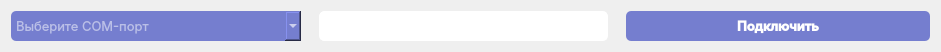
   <widget class="QWidget" name="layoutWidget">
    <property name="geometry">
     <rect>
      <x>30</x>
      <y>20</y>
      <width>941</width>
      <height>32</height>
     </rect>
    </property>
    <layout class="QHBoxLayout" name="horizontalLayout_11">
     <property name="spacing">
      <number>18</number>
     </property>
     <property name="sizeConstraint">
      <enum>QLayout::SetDefaultConstraint</enum>
     </property>
     <item>
      <widget class="QComboBox" name="comports">
       <property name="sizePolicy">
        <sizepolicy hsizetype="Minimum" vsizetype="Fixed">
         <horstretch>0</horstretch>
         <verstretch>0</verstretch>
        </sizepolicy>
       </property>
       <property name="minimumSize">
        <size>
         <width>0</width>
         <height>30</height>
        </size>
       </property>
       <property name="font">
        <font>
         <family>Inter</family>
         <pointsize>10</pointsize>
         <bold>false</bold>
        </font>
       </property>
       <property name="cursor">
        <cursorShape>PointingHandCursor</cursorShape>
       </property>
       <property name="acceptDrops">
        <bool>false</bool>
       </property>
       <property name="styleSheet">
        <string notr="true">color: rgb(255, 255, 255);
background-color: rgb(117, 126, 207);
border-radius: 5;</string>
       </property>
       <property name="editable">
        <bool>false</bool>
       </property>
       <property name="insertPolicy">
        <enum>QComboBox::InsertAtBottom</enum>
       </property>
       <property name="sizeAdjustPolicy">
        <enum>QComboBox::AdjustToContentsOnFirstShow</enum>
       </property>
       <property name="iconSize">
        <size>
         <width>10</width>
         <height>10</height>
        </size>
       </property>
       <property name="placeholderText">
        <string>Выберите COM-порт</string>
       </property>
       <property name="duplicatesEnabled">
        <bool>false</bool>
       </property>
       <property name="frame">
        <bool>true</bool>
       </property>
      </widget>
     </item>
     <item>
      <widget class="QLineEdit" name="sen_adr">
       <property name="enabled">
        <bool>true</bool>
       </property>
       <property name="sizePolicy">
        <sizepolicy hsizetype="Minimum" vsizetype="Minimum">
         <horstretch>0</horstretch>
         <verstretch>0</verstretch>
        </sizepolicy>
       </property>
       <property name="minimumSize">
        <size>
         <width>200</width>
         <height>30</height>
        </size>
       </property>
       <property name="font">
        <font>
         <family>Inter</family>
         <pointsize>10</pointsize>
        </font>
       </property>
       <property name="contextMenuPolicy">
        <enum>Qt::DefaultContextMenu</enum>
       </property>
       <property name="styleSheet">
        <string notr="true">color: rgb(255, 255, 255);
border: 1px solid white;
border-radius: 5px;
</string>
       </property>
       <property name="alignment">
        <set>Qt::AlignCenter</set>
       </property>
       <property name="placeholderText">
        <string>Введите адрес датчика</string>
       </property>
      </widget>
     </item>
     <item>
      <widget class="QPushButton" name="connect">
       <property name="enabled">
        <bool>true</bool>
       </property>
       <property name="sizePolicy">
        <sizepolicy hsizetype="Minimum" vsizetype="Minimum">
         <horstretch>0</horstretch>
         <verstretch>0</verstretch>
        </sizepolicy>
       </property>
       <property name="minimumSize">
        <size>
         <width>304</width>
         <height>30</height>
        </size>
       </property>
       <property name="font">
        <font>
         <family>Inter SemiBold</family>
         <pointsize>10</pointsize>
         <italic>false</italic>
         <bold>true</bold>
        </font>
       </property>
       <property name="cursor">
        <cursorShape>PointingHandCursor</cursorShape>
       </property>
       <property name="styleSheet">
        <string notr="true">QPushButton{
color: rgb(255, 255, 255);
background-color: rgb(117, 126, 207);
border-radius: 5;
}
QPushButton:hover {
color: rgb(20, 20, 20);
background-color: rgb(209, 214, 255);
border-radius: 5;
}</string>
       </property>
       <property name="text">
        <string>Подключить</string>
       </property>
      </widget>
     </item>
    </layout>
   </widget>
